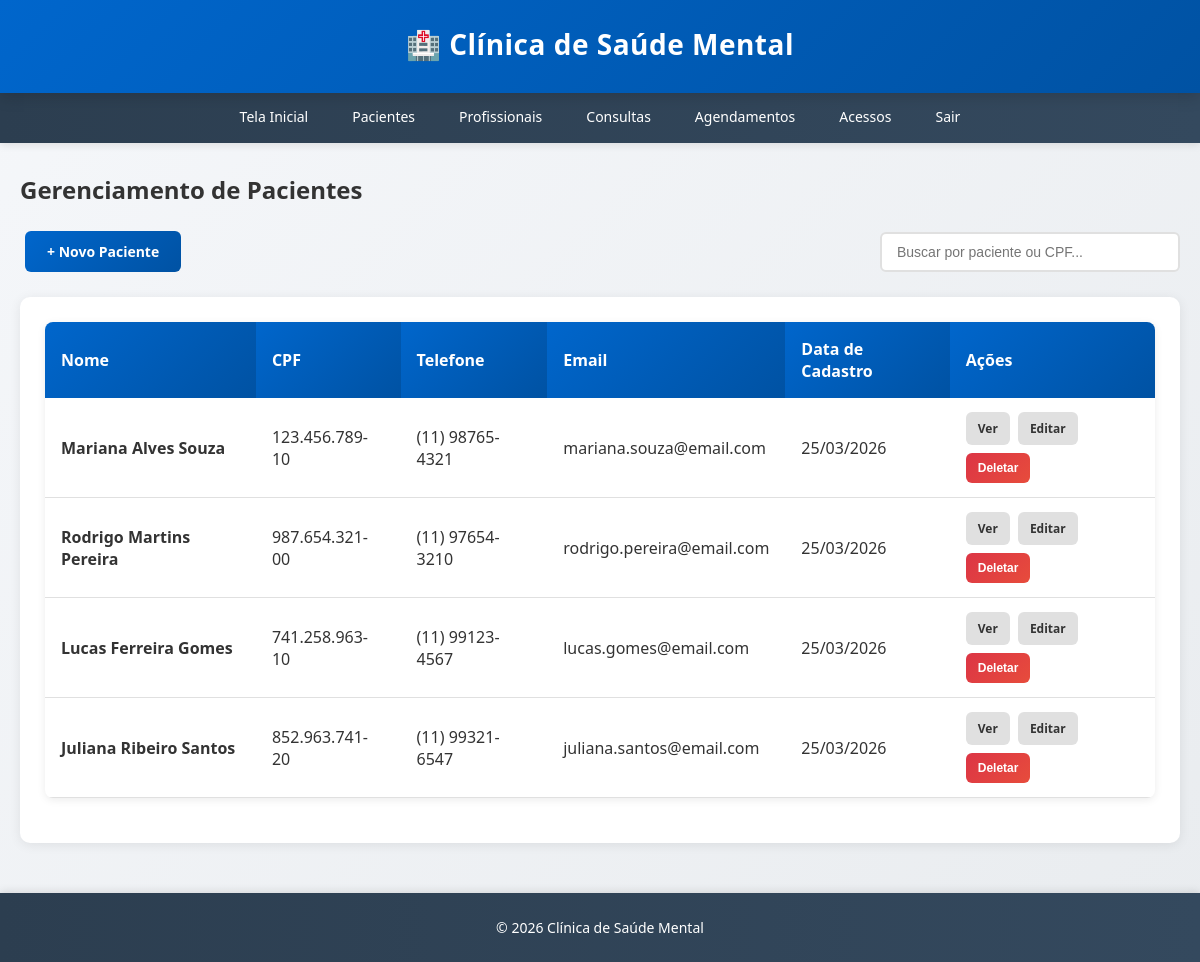
/pacientes/ (signed in), run on the app's committed database.
### app/models.py (models this page shows, shortened)
class Paciente(db.Model):
    __tablename__ = 'pacientes'
    id = db.Column(db.Integer, primary_key=True)
    nome = db.Column(db.String(150), nullable=False)
    cpf = db.Column(db.String(14), unique=True, nullable=False)
    data_nascimento = db.Column(db.Date, nullable=False)
    telefone = db.Column(db.String(20), nullable=False)
    email = db.Column(db.String(120), nullable=True)
    endereco = db.Column(db.String(300), nullable=True)
    historico_medico = db.Column(db.Text, nullable=True)
    estado_civil = db.Column(db.String(50), nullable=True)
    nome_contato_emergencia = db.Column(db.String(150), nullable=True)
    telefone_contato_emergencia = db.Column(db.String(20), nullable=True)
    data_cadastro = db.Column(db.DateTime, default=datetime.utcnow)
    consultas = db.relationship('Consulta', backref='paciente', lazy=True, cascade='all, delete-orphan')
    agendamentos = db.relationship('Agendamento', backref='paciente', lazy=True, cascade='all, delete-orphan')

### app/routes.py (the view)
@pacientes_bp.route('/')
@login_required
def listar_pacientes():
    pacientes = Paciente.query.all()
    return render_template('pacientes/listar.html', pacientes=pacientes)

### app/templates/pacientes/listar.html (shortened to what this page needs)
{% extends "base.html" %}
{% block content %}
<h2>Gerenciamento de Pacientes</h2>
<div class="header-actions">
    <a href="{{ url_for('pacientes.novo_paciente') }}" class="btn btn-primary">+ Novo Paciente</a>
    <div class="search-box">
        <input type="text" id="searchInput" placeholder="Buscar por paciente ou CPF...">
    </div>
</div>
{% if pacientes %}
<div class="card">
    <table>
        <thead>
            <tr>
                <th>Nome</th>
                <th>CPF</th>
                <th>Telefone</th>
                <th>Email</th>
                <th>Data de Cadastro</th>
                <th>Ações</th>
            </tr>
        </thead>
        <tbody id="pacientesTable">
            {% for paciente in pacientes %}
            <tr class="paciente-row" data-search="{{ paciente.nome|lower }} {{ paciente.cpf|lower }}">
                <td><strong>{{ paciente.nome }}</strong></td>
                <td>{{ paciente.cpf|format_cpf }}</td>
                <td>{{ paciente.telefone }}</td>
                <td>{{ paciente.email or '-' }}</td>
                <td>{{ paciente.data_cadastro.strftime('%d/%m/%Y') }}</td>
                <td>
                    <div class="actions-cell">
                        <a href="{{ url_for('pacientes.ver_paciente', id=paciente.id) }}" class="btn btn-secondary">Ver</a>
                        <a href="{{ url_for('pacientes.editar_paciente', id=paciente.id) }}" class="btn btn-secondary">Editar</a>
                        <form method="POST" action="{{ url_for('pacientes.deletar_paciente', id=paciente.id) }}" style="display:inline;">
                            <button type="submit" class="btn btn-danger" onclick="return confirm('Tem certeza que deseja deletar este paciente?')">Deletar</button>
                        </form>
                    </div>
                </td>
            </tr>
            {% endfor %}
        </tbody>
    </table>
</div>
{% else %}
<div class="no-data">
    <p>Nenhum paciente cadastrado no sistema.</p>
    <a href="{{ url_for('pacientes.novo_paciente') }}" class="btn btn-primary">Cadastrar Primeiro Paciente</a>
</div>
{% endif %}
{% endblock %}

### app/templates/base.html (style rules this page uses)
* { margin: 0; padding: 0; box-sizing: border-box; }
body { font-family: 'Segoe UI', Tahoma, Geneva, Verdana, sans-serif; background: linear-gradient(135deg, #f5f7fa 0%, #e9ecef 100%); color: #333; min-height: 100vh; display: flex; flex-direction: column; }
.btn { display: inline-block; padding: 11px 22px; margin: 5px; border: none; border-radius: 6px; cursor: pointer; text-decoration: none; font-size: 14px; font-weight: 600; transition: all 0.3s ease; }
.btn-primary { background: linear-gradient(135deg, #0066cc 0%, #0052a3 100%); color: white; }
.btn-secondary { background: #e0e0e0; color: #333; }
.btn-danger { background: linear-gradient(135deg, #dc3545 0%, #e74c3c 100%); color: white; }
table { width: 100%; border-collapse: collapse; background: white; box-shadow: 0 2px 8px rgba(0, 0, 0, 0.08); margin-bottom: 20px; border-radius: 8px; overflow: hidden; }
table th { background: linear-gradient(135deg, #0066cc 0%, #0052a3 100%); color: white; padding: 16px; text-align: left; font-weight: 600; }
table td { padding: 14px 16px; border-bottom: 1px solid #e0e0e0; }
.card { background: white; border-radius: 10px; box-shadow: 0 2px 12px rgba(0, 0, 0, 0.08); padding: 25px; margin-bottom: 20px; transition: all 0.3s ease; }
h2 { color: #333; margin-bottom: 10px; font-size: 24px; font-weight: 600; }
h2 { color: #333; margin-bottom: 20px; font-size: 24px; font-weight: 600; }

### app/templates/pacientes/listar.html (style rules this page uses)
.header-actions { display: flex; justify-content: space-between; align-items: center; margin-bottom: 20px; gap: 15px; }
.search-box { flex: 1; max-width: 300px; }
.search-box input { width: 100%; padding: 10px 15px; border: 2px solid #e0e0e0; border-radius: 6px; font-size: 14px; transition: all 0.3s ease; }
.actions-cell { display: flex; gap: 8px; flex-wrap: wrap; }
.actions-cell .btn { margin: 0; padding: 8px 12px; font-size: 12px; }

### data on the page
Paciente: nome "Mariana Alves Souza", cpf "123.456.789-10", telefone "(11) 98765-4321", email "mariana.souza@email.com", data_cadastro "25/03/2026"
Paciente: nome "Rodrigo Martins Pereira", cpf "987.654.321-00", telefone "(11) 97654-3210", email "rodrigo.pereira@email.com", data_cadastro "25/03/2026"
Paciente: nome "Lucas Ferreira Gomes", cpf "741.258.963-10", telefone "(11) 99123-4567", email "lucas.gomes@email.com", data_cadastro "25/03/2026"
Paciente: nome "Juliana Ribeiro Santos", cpf "852.963.741-20", telefone "(11) 99321-6547", email "juliana.santos@email.com", data_cadastro "25/03/2026"
